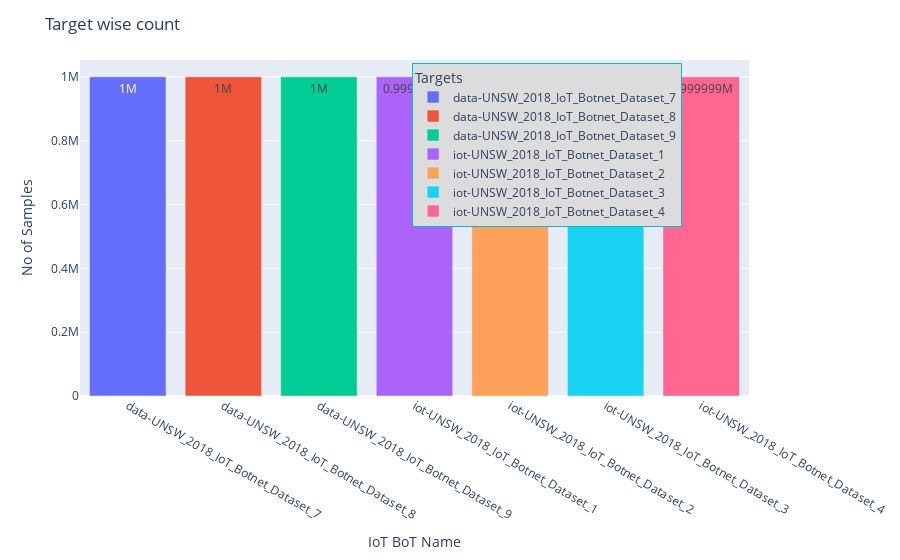

Notebook source saved alongside this figure:
### Code cell
legend_position_dict = dict(bgcolor="#dcdcdc", borderwidth=1, bordercolor="#00BCD4", orientation='v',
                            yanchor="top", y=0.99, xanchor="right", x=0.9, title="Targets")
display_bar_chart(target_counts, target_counts.index, target_counts.values, 
                  "Target wise count", "IoT BoT Name", "No of Samples", 
                  legend_position_dict=legend_position_dict)

### Figure 1 — Plotly figure (JSON) as saved in the notebook; plotly's stock layout.template omitted (floating-point values rounded to 4 significant figures)
{"data": [{"alignmentgroup": "True", "hovertemplate": "target=%{x}<br>y=%{y}<extra></extra>", "legendgroup": "data-UNSW_2018_IoT_Botnet_Dataset_7", "marker": {"color": "#636efa", "pattern": {"shape": ""}}, "name": "data-UNSW_2018_IoT_Botnet_Dataset_7", "offsetgroup": "data-UNSW_2018_IoT_Botnet_Dataset_7", "orientation": "v", "showlegend": true, "textposition": "auto", "texttemplate": "%{y}", "type": "bar", "x": ["data-UNSW_2018_IoT_Botnet_Dataset_7"], "xaxis": "x", "y": [1000000], "yaxis": "y"}, {"alignmentgroup": "True", "hovertemplate": "target=%{x}<br>y=%{y}<extra></extra>", "legendgroup": "data-UNSW_2018_IoT_Botnet_Dataset_8", "marker": {"color": "#EF553B", "pattern": {"shape": ""}}, "name": "data-UNSW_2018_IoT_Botnet_Dataset_8", "offsetgroup": "data-UNSW_2018_IoT_Botnet_Dataset_8", "orientation": "v", "showlegend": true, "textposition": "auto", "texttemplate": "%{y}", "type": "bar", "x": ["data-UNSW_2018_IoT_Botnet_Dataset_8"], "xaxis": "x", "y": [1000000], "yaxis": "y"}, {"alignmentgroup": "True", "hovertemplate": "target=%{x}<br>y=%{y}<extra></extra>", "legendgroup": "data-UNSW_2018_IoT_Botnet_Dataset_9", "marker": {"color": "#00cc96", "pattern": {"shape": ""}}, "name": "data-UNSW_2018_IoT_Botnet_Dataset_9", "offsetgroup": "data-UNSW_2018_IoT_Botnet_Dataset_9", "orientation": "v", "showlegend": true, "textposition": "auto", "texttemplate": "%{y}", "type": "bar", "x": ["data-UNSW_2018_IoT_Botnet_Dataset_9"], "xaxis": "x", "y": [1000000], "yaxis": "y"}, {"alignmentgroup": "True", "hovertemplate": "target=%{x}<br>y=%{y}<extra></extra>", "legendgroup": "iot-UNSW_2018_IoT_Botnet_Dataset_1", "marker": {"color": "#ab63fa", "pattern": {"shape": ""}}, "name": "iot-UNSW_2018_IoT_Botnet_Dataset_1", "offsetgroup": "iot-UNSW_2018_IoT_Botnet_Dataset_1", "orientation": "v", "showlegend": true, "textposition": "auto", "texttemplate": "%{y}", "type": "bar", "x": ["iot-UNSW_2018_IoT_Botnet_Dataset_1"], "xaxis": "x", "y": [999999], "yaxis": "y"}, {"alignmentgroup": "True", "hovertemplate": "target=%{x}<br>y=%{y}<extra></extra>", "legendgroup": "iot-UNSW_2018_IoT_Botnet_Dataset_2", "marker": {"color": "#FFA15A", "pattern": {"shape": ""}}, "name": "iot-UNSW_2018_IoT_Botnet_Dataset_2", "offsetgroup": "iot-UNSW_2018_IoT_Botnet_Dataset_2", "orientation": "v", "showlegend": true, "textposition": "auto", "texttemplate": "%{y}", "type": "bar", "x": ["iot-UNSW_2018_IoT_Botnet_Dataset_2"], "xaxis": "x", "y": [999999], "yaxis": "y"}, {"alignmentgroup": "True", "hovertemplate": "target=%{x}<br>y=%{y}<extra></extra>", "legendgroup": "iot-UNSW_2018_IoT_Botnet_Dataset_3", "marker": {"color": "#19d3f3", "pattern": {"shape": ""}}, "name": "iot-UNSW_2018_IoT_Botnet_Dataset_3", "offsetgroup": "iot-UNSW_2018_IoT_Botnet_Dataset_3", "orientation": "v", "showlegend": true, "textposition": "auto", "texttemplate": "%{y}", "type": "bar", "x": ["iot-UNSW_2018_IoT_Botnet_Dataset_3"], "xaxis": "x", "y": [999999], "yaxis": "y"}, {"alignmentgroup": "True", "hovertemplate": "target=%{x}<br>y=%{y}<extra></extra>", "legendgroup": "iot-UNSW_2018_IoT_Botnet_Dataset_4", "marker": {"color": "#FF6692", "pattern": {"shape": ""}}, "name": "iot-UNSW_2018_IoT_Botnet_Dataset_4", "offsetgroup": "iot-UNSW_2018_IoT_Botnet_Dataset_4", "orientation": "v", "showlegend": true, "textposition": "auto", "texttemplate": "%{y}", "type": "bar", "x": ["iot-UNSW_2018_IoT_Botnet_Dataset_4"], "xaxis": "x", "y": [999999], "yaxis": "y"}], "layout": {"barmode": "relative", "legend": {"bgcolor": "#dcdcdc", "bordercolor": "#00BCD4", "borderwidth": 1, "orientation": "v", "title": {"text": "Targets"}, "tracegroupgap": 0, "x": 0.9, "xanchor": "right", "y": 0.99, "yanchor": "top"}, "margin": {"t": 60}, "title": {"text": "Target wise count"}, "xaxis": {"anchor": "y", "categoryarray": ["data-UNSW_2018_IoT_Botnet_Dataset_7", "data-UNSW_2018_IoT_Botnet_Dataset_8", "data-UNSW_2018_IoT_Botnet_Dataset_9", "iot-UNSW_2018_IoT_Botnet_Dataset_1", "iot-UNSW_2018_IoT_Botnet_Dataset_2", "iot-UNSW_2018_IoT_Botnet_Dataset_3", "iot-UNSW_2018_IoT_Botnet_Dataset_4"], "categoryorder": "array", "domain": [0, 1], "title": {"text": "IoT BoT Name"}}, "yaxis": {"anchor": "x", "domain": [0, 1], "title": {"text": "No of Samples"}}}}
